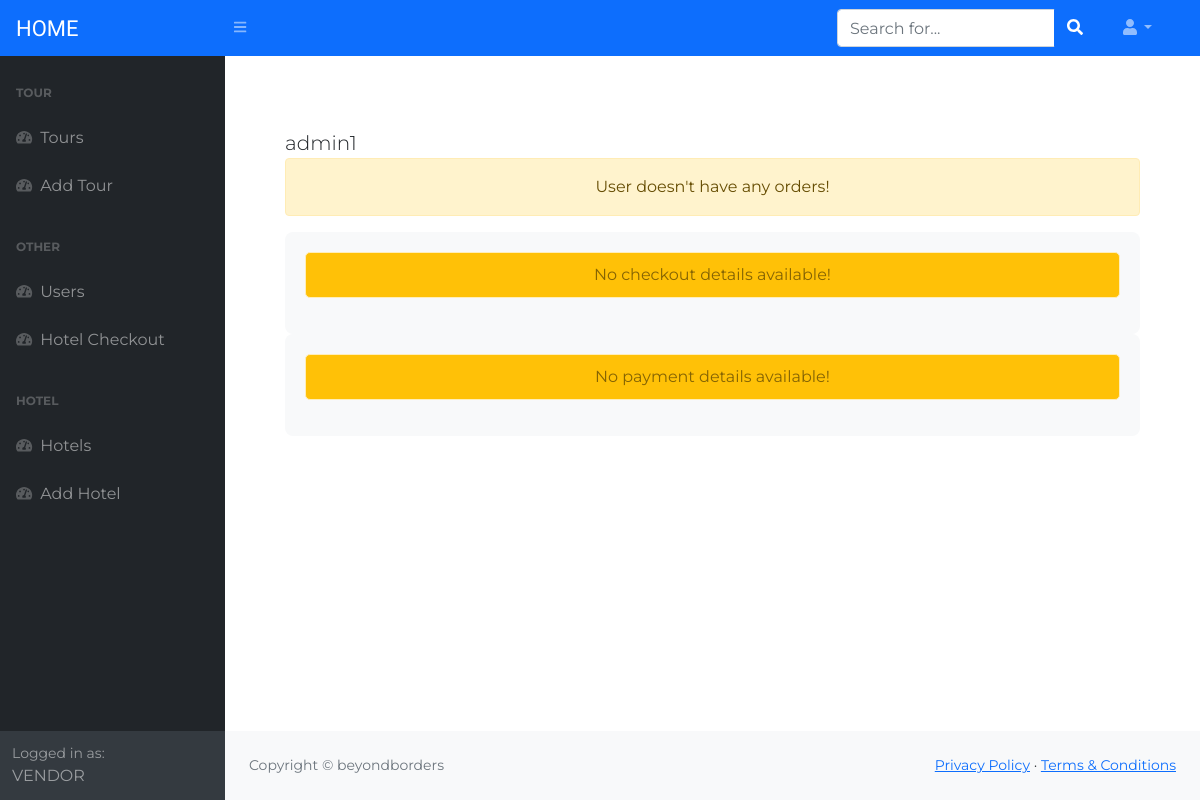
Before: /tour/admin/user_detail/3 (signed in) with the older database file.
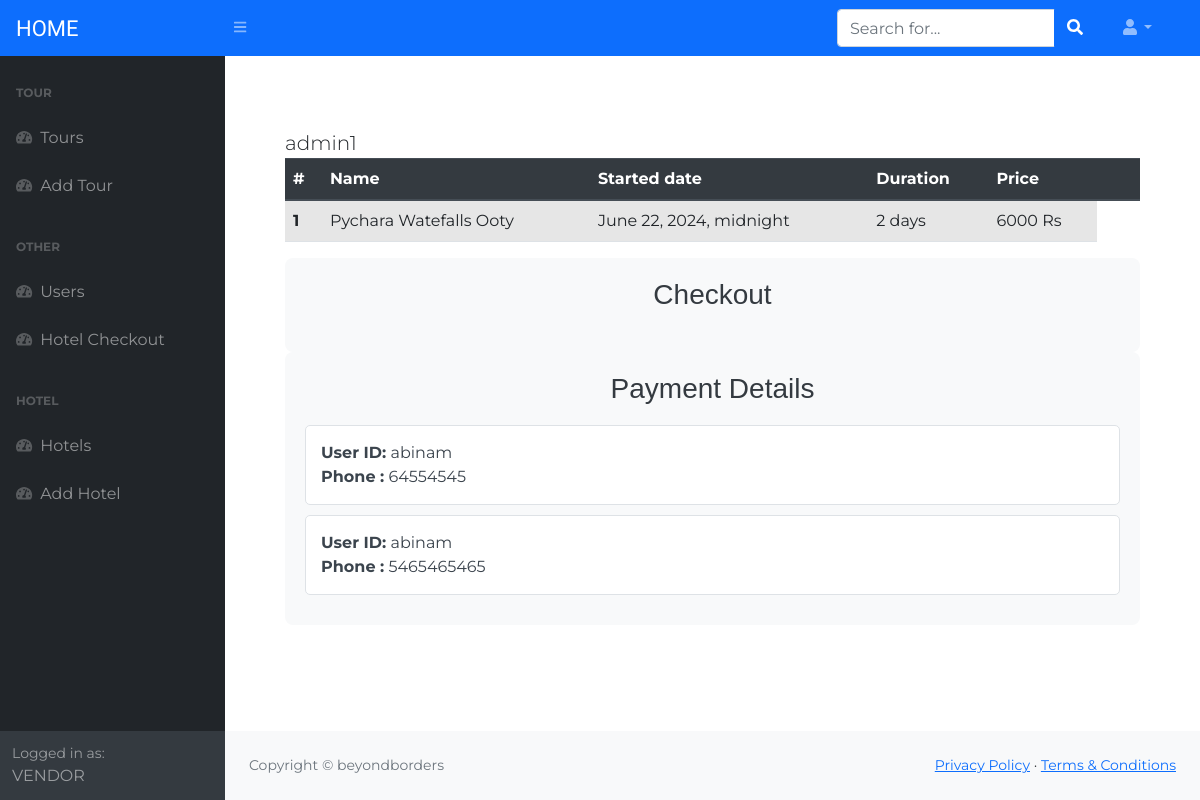
After: the same page with the newer database file.
### web_tech_django/apps/blog/models.py (models this page shows, shortened)
class OrderTour(models.Model):
    customer = models.ForeignKey(settings.AUTH_USER_MODEL, on_delete=models.CASCADE)
    tour = models.ForeignKey(Tour, on_delete=models.CASCADE)
    ordered = models.BooleanField(default=False)

class Tour(models.Model):
    name = models.CharField('Tour name', max_length=60)
    description = models.TextField('Tour description')
    started = models.DateTimeField('Started date')
    expiry = models.DateField('Expiry date', null=True)
    duration = models.IntegerField('Tour duration')
    price = models.IntegerField('Tour price')
    image = models.ImageField('Tour image', upload_to='tours/')
    approved = models.BooleanField('Approved', default=False)

class Payment(models.Model):
    user = models.ForeignKey(settings.AUTH_USER_MODEL, null=True, on_delete=models.CASCADE)
    phone = models.CharField(max_length=20,null=True)

### web_tech_django/apps/blog/views.py (the view)
# urls.py: path('tour/admin/user_detail/<id>', views.user_detail, name='user_detail'),
@login_required
def user_detail(request, id):
    user = get_object_or_404(User, id=id)
    user_orders = user.ordertour_set.all()
    checkoutorder = Checkoutenquiry.objects.filter(user=user)
    payment = Payment.objects.all()
    context = {
        'user': user,
        'user_orders': user_orders,
        'checkoutorder':checkoutorder,
        'payment': payment,
    }
    return render(request, 'admin/user/user_detail.html', context)

### web_tech_django/templates/admin/user/user_detail.html (shortened to what this page needs)
{% extends 'admin/base_admin.html' %}
{% block content %}
        <div class="container-fluid">
            <div class="lead">
                {{ user }}
            </div>
            <div class="user__orders">
                {% if user_orders %}
                    <table class="table table-hover table-striped">
                        <thead class="thead-dark">
                                <tr>
                                    <th scope="col">#</th>
                                      <th scope="col">Name</th>
                                      <th scope="col">Started date</th>
                                      <th scope="col">Duration</th>
                                      <th scope="col">Price</th>
                                      <th scope="col"></th>
                                      <th scope="col"></th>
                                </tr>
                        </thead>
                        <tbody>
                            {% for order in user_orders %}
                                    <tr>
                                        <th scope="col">{{ order.tour.id }}</th>
                                        <td>{{ order.tour.name }}</td>
                                        <td>{{ order.tour.started }}</td>
                                        <td>{{ order.tour.duration }} days</td>
                                        <td>{{ order.tour.price }} Rs</td>
                                    </tr>
                            {% endfor %}
                        </tbody>
                    </table>
                {% else %}
                    <div class="alert alert-warning d-flex justify-content-center">
                        User doesn't have any orders!
                    </div>
                {% endif %}
            </div>
            <div class="container-fluid" style="background-color: #f8f9fa; padding: 20px; border-radius: 8px;">
                {% if user_orders %}
                    <h3 style="text-align: center; color: #343a40; font-family: 'Lucida Sans', 'Lucida Sans Regular', 'Lucida Grande', 'Lucida Sans Unicode', Geneva, Verdana, sans-serif; margin-bottom: 20px;">Checkout</h3>
                {% else %}
                    <div class="alert alert-warning d-flex justify-content-center" style="background-color: #ffc107; color: #856404; border-color: #ffeeba; padding: 10px; border-radius: 5px;">
                        No checkout details available!
                    </div>
                {% endif %}
            </div>
            <div class="container-fluid" style="background-color: #f8f9fa; padding: 20px; border-radius: 8px;">
                {% if user_orders %}
                    <h3 style="text-align: center; color: #343a40; font-family: 'Lucida Sans', 'Lucida Sans Regular', 'Lucida Grande', 'Lucida Sans Unicode', Geneva, Verdana, sans-serif; margin-bottom: 20px;">Payment Details</h3>
                    <ul class="list-group" style="list-style-type: none; padding: 0;">
                        {% for pay in payment %}
                            <li class="list-group-item" style="background-color: #ffffff; border: 1px solid #dee2e6; margin-bottom: 10px; border-radius: 5px; padding: 15px;">
                                <p style="margin: 0; color: #3b444d;"><strong>User ID:</strong> {{ pay.user }}</p>
                                <p style="margin: 0; color: #3b444d;"><strong>Phone :</strong> {{ pay.phone }}</p>
                            </li>
                        {% endfor %}
                    </ul>
                {% else %}
                    <div class="alert alert-warning d-flex justify-content-center" style="background-color: #ffc107; color: #856404; border-color: #ffeeba; padding: 10px; border-radius: 5px;">
                        No payment details available!
                    </div>
                {% endif %}
            </div>
        </div>
{% endblock %}

Changed rows visible on the page:
added OrderTour: tour.id "1", tour.name "Pychara Watefalls Ooty", tour.started "June 22, 2024, midnight", tour.duration "2", tour.price "6000"
now on this page (row unchanged): Payment: user "abinam", phone "64554545"
now on this page (row unchanged): Payment: user "abinam", phone "5465465465"
Other visible differences:
text no longer shown: "User doesn't have any orders! No checkout details available! No payment details available!"
text now shown: "# Name Started date Duration Price Checkout Payment Details"
